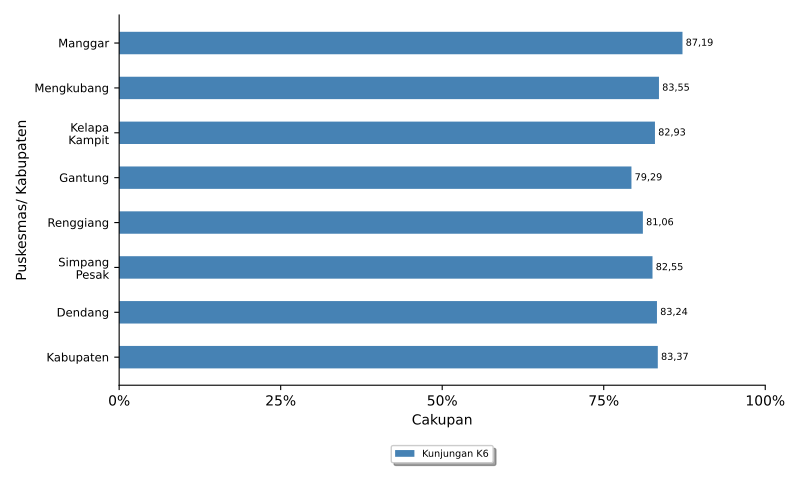

Source code (Python):
import numpy as np
import matplotlib.pyplot as plt
import pandas
from textwrap import wrap
from matplotlib.ticker import FuncFormatter
import locale
locale.setlocale(locale.LC_ALL, 'id_ID.UTF8')
plt.rcParams['pdf.fonttype'] = 42
# plt.rcParams['figure.figsize'] = 8, 5

import sys, os, inspect
currentdir = os.path.dirname(os.path.abspath(inspect.getfile(inspect.currentframe())))
parentdir = os.path.dirname(currentdir)
sys.path.insert(0, parentdir)

berkasData = currentdir +'\\bab_05_03c_dataK6.csv'
berkasSimpan = currentdir +'\\bab_05_03c_K6.pdf'
# judulDiagram = 'Cakupan Pemberian Tablet Tambah Darah\nTahun 2021'
sumbuX = 'Cakupan'
sumbuY = 'Puskesmas'
tickerSumbuX = np.arange(0,110,25)

# read data file
colnames = ['kecamatan','K6']
data = pandas.read_csv(berkasData, names=colnames, sep=';')
kecamatan = data.kecamatan.tolist()
bar1 = data.K6.tolist()
# print(kecamatan)
# print(bar1)

ind = np.arange(len(kecamatan))  # the x locations for the groups
width = 0.5       # the width of the bars

# make bars
fig, ax = plt.subplots()
rects1 = ax.barh(ind, bar1, width, color='steelblue', label = 'Kunjungan K6')

# add some text for labels, title and axes ticks
# ax.set_title(judulDiagram)
ax.set_xticks(tickerSumbuX)
ax.set_xlabel(sumbuX)
ax.xaxis.set_major_formatter(FuncFormatter(lambda x, pos: '{:n}%'.format(x)))

ax.set_yticks(ind)
ax.set_yticklabels(list([ '\n'.join(wrap(l, 10)) for l in kecamatan ]), fontsize='small')

ax.set_ylabel(sumbuY)
ax.invert_yaxis()

ax.spines['top'].set_visible(False)
ax.spines['right'].set_visible(False)

# box = ax.get_position()
# ax.set_position([box.x0, box.y0 + box.height * 0.1, box.width, box.height * 0.9])
ax.legend(fontsize='x-small', loc='upper center', bbox_to_anchor=(0.5, -0.15), fancybox=True, shadow=True, ncol=2)

# make labels for bars

for i, v in enumerate(bar1):
    ax.text(v+0.5, i, '{:n}'.format(v), ha='left', va='center', fontsize='x-small')

# finishing
pyrfig = plt.figure(1)
pyrfig.set_figwidth(8)
pyrfig.set_figheight(5)
# tight_layout to make consistent size
# adjust subplot to make room for legend
fig.subplots_adjust(bottom=-0.15)
plt.tight_layout()
plt.savefig(berkasSimpan)
plt.close(pyrfig)
# plt.show()
